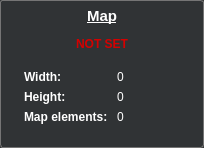
             <widget class="QFrame" name="verticalFrame">
              <property name="minimumSize">
               <size>
                <width>204</width>
                <height>0</height>
               </size>
              </property>
              <property name="maximumSize">
               <size>
                <width>204</width>
                <height>16777215</height>
               </size>
              </property>
              <property name="styleSheet">
               <string notr="true">QFrame { 
	background-color: #303335;
 	color: white;
	border: 1px solid #757575;
	border-radius: 3px;
	width: 100px;
	padding: 3px;
}

QWidget { 
	background-color: #303335;
 	color: white;
	width: 100px;
	padding: 3px;
}

QLabel {
	border: 0px;
}

QDoubleSpinBox, QTextEdit {
    padding-right: 15px; /* make room for the arrows */
	background-color: #3b3e41;
    border: 1px solid #757575;
	border-radius: 0px;
	padding: 1px 3px;
	border-radius: 0px;
	color: white;
}

QDoubleSpinBox::up-button {
    subcontrol-origin: border;
    subcontrol-position: top right; /* position at the top right corner */
    width: 16px; /* 16 + 2*1px border-width = 15px padding + 3px parent border */
    border: 0px;
}

QDoubleSpinBox::up-arrow {
    image: url(Resources/arrow_up.png);
    width: 12px;
    height: 12px;
	padding-top: 3px;
	padding-right: 3px;
}

QDoubleSpinBox::up-arrow:hover {
	image: url(Resources/arrow_up_hover.png);
}

QDoubleSpinBox::down-button {
    subcontrol-origin: border;
    subcontrol-position: bottom right; /* position at bottom right corner */
    width: 16px;
    border: 0px;
    border-top-width: 0;
}

QDoubleSpinBox::down-arrow {
    image: url(Resources/arrow_down.png);
    width: 12px;
    height: 12px;
	padding-bottom: 3px;
	padding-right: 3px;
}

QDoubleSpinBox::down-arrow:hover {
	image: url(Resources/arrow_down_hover.png);
}

QPushButton#btnMapElementSaveProperties, QPushButton#btnMapElementRemove {
    background-color: #3b3e41;
    border-radius: 3px;
    border: 1px solid #757575;
    font: bold 12px;
	color: white;
    min-width: 5em;
    padding: 6px;
}

QPushButton#btnMapElementSaveProperties:hover, QPushButton#btnMapElementRemove:hover {
    background-color: #85b448;
}

QPushButton#btnMapElementSaveProperties:pressed, QPushButton#btnMapElementRemove:pressed {
    background-color: #d86a39;
}</string>
              </property>
              <layout class="QVBoxLayout" name="verticalLayout_8">
               <property name="topMargin">
                <number>0</number>
               </property>
               <item>
                <layout class="QVBoxLayout" name="verticalLayout_11">
                 <property name="topMargin">
                  <number>0</number>
                 </property>
                 <item>
                  <widget class="QLabel" name="mapLabel">
                   <property name="font">
                    <font>
                     <pointsize>11</pointsize>
                     <weight>75</weight>
                     <bold>true</bold>
                     <underline>true</underline>
                    </font>
                   </property>
                   <property name="text">
                    <string>Map</string>
                   </property>
                   <property name="alignment">
                    <set>Qt::AlignCenter</set>
                   </property>
                  </widget>
                 </item>
                 <item>
                  <widget class="QLabel" name="isMapSet">
                   <property name="font">
                    <font>
                     <weight>75</weight>
                     <bold>true</bold>
                    </font>
                   </property>
                   <property name="styleSheet">
                    <string notr="true">color: #d50000;</string>
                   </property>
                   <property name="text">
                    <string>NOT SET</string>
                   </property>
                   <property name="alignment">
                    <set>Qt::AlignCenter</set>
                   </property>
                  </widget>
                 </item>
                 <item>
                  <widget class="QWidget" name="mapPropertiesForm" native="true">
                   <property name="styleSheet">
                    <string notr="true">	background-color: #303335;
 	color: white;
	width: 100px;
	padding: 0px;
	border: 0px;</string>
                   </property>
                   <layout class="QFormLayout" name="mapProperties">
                    <property name="topMargin">
                     <number>10</number>
                    </property>
                    <item row="0" column="0">
                     <widget class="QLabel" name="mapWidthLabel_2">
                      <property name="font">
                       <font>
                        <weight>75</weight>
                        <bold>true</bold>
                       </font>
                      </property>
                      <property name="text">
                       <string>Width:</string>
                      </property>
                     </widget>
                    </item>
                    <item row="1" column="0">
                     <widget class="QLabel" name="mapHeightLabel_2">
                      <property name="font">
                       <font>
                        <weight>75</weight>
                        <bold>true</bold>
                       </font>
                      </property>
                      <property name="text">
                       <string>Height:</string>
                      </property>
                     </widget>
                    </item>
                    <item row="2" column="0">
                     <widget class="QLabel" name="mapElementsCountLabel_2">
                      <property name="font">
                       <font>
                        <weight>75</weight>
                        <bold>true</bold>
                       </font>
                      </property>
                      <property name="text">
                       <string>Map elements: </string>
                      </property>
                     </widget>
                    </item>
                    <item row="0" column="1">
                     <widget class="QLabel" name="mapWidthLabel">
                      <property name="text">
                       <string>0</string>
                      </property>
                     </widget>
                    </item>
                    <item row="1" column="1">
                     <widget class="QLabel" name="mapHeightLabel">
                      <property name="text">
                       <string>0</string>
                      </property>
                     </widget>
                    </item>
                    <item row="2" column="1">
                     <widget class="QLabel" name="mapElementsCountLabel">
                      <property name="text">
                       <string>0</string>
                      </property>
                     </widget>
                    </item>
                   </layout>
                  </widget>
                 </item>
                </layout>
               </item>
              </layout>
             </widget>
